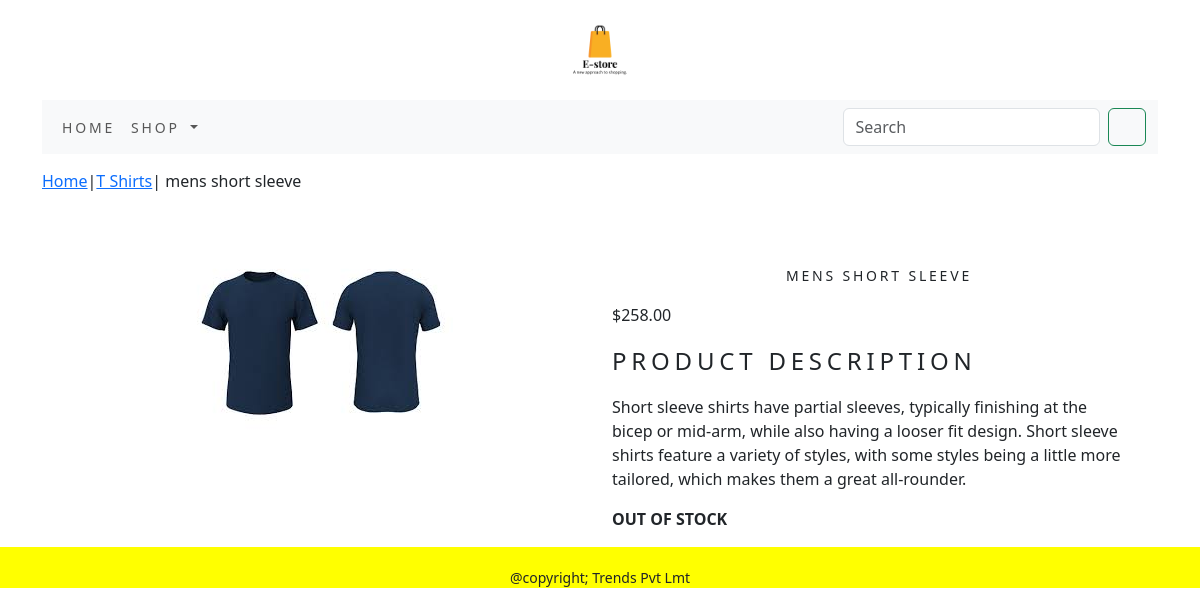
Page /trends/t-shirts/mens-short-sleeve/ on the committed database.
### trendsapp/models.py (models this page shows, shortened)
class Product(models.Model):
    name = models.CharField(max_length=250, unique=True)
    slug = models.SlugField(max_length=250, unique=True)
    description = models.TextField(blank=True)
    price= models.DecimalField(max_digits=10,decimal_places=2)
    category= models.ForeignKey(Category,on_delete=models.CASCADE) #Category is table name
    image = models.ImageField(upload_to='category', blank=True)
    stock= models.IntegerField()
    available= models.BooleanField(default=True)
    created= models.DateTimeField(auto_now_add=True)
    updated= models.DateTimeField(auto_now=True)
    class Meta:
        ordering = ('name',)
        verbose_name = 'product'
        verbose_name_plural = 'products'

class Category(models.Model):
    name=models.CharField(max_length=250,unique=True)
    slug=models.SlugField(max_length=250,unique=True)
    description=models.TextField(blank=True)
    image=models.ImageField(upload_to='category',blank=True)
    class Meta:
        ordering= ('name',)
        verbose_name='category'
        verbose_name_plural='categories'
    def __str__(self):
        return '{}'.format(self.name)
    def get_url(self):
        return reverse('trendsapp:products_by_category', args=[self.slug])

### trendsapp/views.py (the view)
# urls.py: path('<slug:c_slug>/<slug:product_slug>/', views.proDetail, name='product_category_details'),
def proDetail(request,c_slug,product_slug):
    try:
        product=Product.objects.get(category__slug=c_slug,slug=product_slug)
    except Exception as e:
        raise e
    return render(request,"product.html",{'product':product})

### cart/context_processors.py (called while the page is built)
def counter(request):
    item_count = 0
    if 'admin' in request.path:
        return {}
    else:
        try:
            cart=Cart.objects.filter(cart_id=_cart_id(request))
            car_items=CartItem.objects.all().filter(cart=(cart[:1]))
            for cart_item in car_items:
                item_count += cart_item.quantity
        except Cart.DoesNotExist:
            item_count=0
    return dict(item_count=item_count)

### cart/views.py (called while the page is built)
def _cart_id(request):
    cart = request.session.session_key
    if not cart:
        cart = request.session.create()
    return cart

### trendsapp/context_processors.py (called while the page is built)
def menu_links(request):
    links=Category.objects.all()
    return dict(links=links)

### templates/product.html (shortened to what this page needs)
{% extends 'base.html' %}
{% load static %}
{% block content %}
<div class="row my_prod_row_class">
  <div class="mx_auto">
    <p><a href="{% url 'trendsapp:allProdCat' %}">Home</a>|<a href="{{product.category.get_url}}">{{product.category}}</a>| {{product.name}} </p>
  </div>
</div>
<div class="container">
<br>
<div class="row">
  <div class="col-12 col-sm-12 col-md-12 col-lg-6 text-center">
    <div style="min-width:18rem;">
      <img src="{{product.image.url}}" alt="{{product.name}}">
    </div>
  </div>
    <div class="col-12 col-sm-12 col-md-12 col-lg-6">
      <div>
      <h1 class="my_prod_title text-center">{{product.name}}</h1>
      <p>${{product.price}}</p>
      <p class="my_title">PRODUCT DESCRIPTION</p>
      <p class="text-justify my_prod_text">{{product.description}}</p>
      {% if product.stock <= 0 %}
      <p class="text-justify my_prod_text"><b>OUT OF STOCK</b></p>
      {% else %}
      <a class="btn btn-secondary" href="{% url 'cart:add_cart' product.id %}">ADD TO CART</a>
      {% endif %}
    </div>
  </div>
  </div>
  </div>
{% endblock %}

### static/css/custom.css (style rules this page uses)
body { font-family : 'Roboto', sans-serif; }
.my_title { font-size : 24px; text-transform : uppercase; letter-spacing : .2em; }
.my_prod_row_class { padding-top : 15px; padding-bottom : 20px; }
.my_prod_title { font-size : 14px; text-transform : uppercase; letter-spacing : .2em; padding-top : 15px; padding-bottom : 10px; }
.my_prod_text { padding-right : 20px; }

### rows in the picture
Product: category "T Shirts", name "mens short sleeve", image (picture), name "MENS SHORT SLEEVE", price "258.00", description "Short sleeve shirts have partial sleeves, typically finishing at the bicep or mid-arm, while also having a looser fit design. Short sleeve shirts feature a variety of styles, with some styles being a little more tailored, which makes them a great all-rounder."
